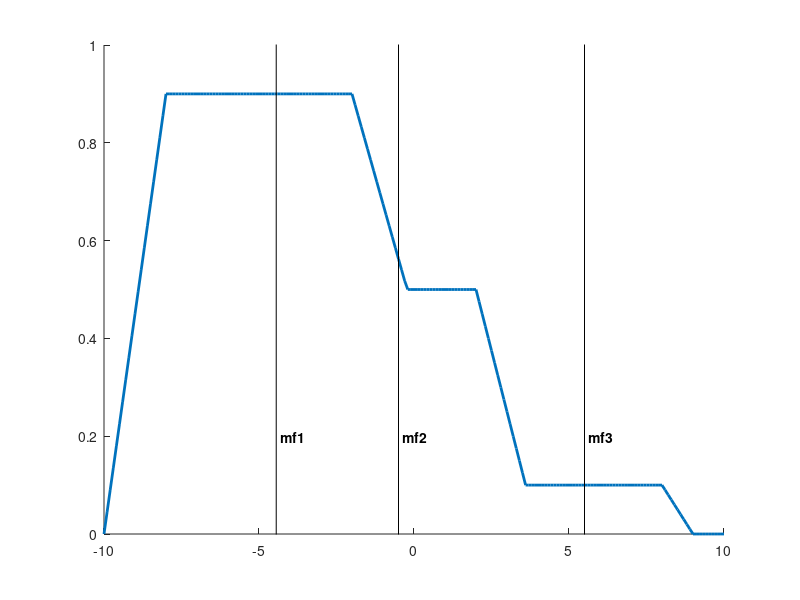

MATLAB code to generate this figure:
clc;
clear all;

x = -10:0.1:10;

mf1 = trapmf(x,[-10 -8 -2 2]);
mf2 = trapmf(x,[-5 -3 2 4]);
mf3 = trapmf(x,[2 3 8 9]);
mf = max(0.5*mf2, max(0.9*mf1, 0.1*mf3));

figure('name','defuzz');
hold on
ylim([0 1]);

plot(x, mf,'LineWidth',2); hold on

x1 = defuzz(x, mf1,'centroid'); 
h1 = line([x1 x1],[-0.2 1.2],'Color','k');
t1 = text(x1, 0.2,' mf1','FontWeight','bold');

x2 = defuzz(x, mf2,'centroid'); 
h2 = line([x2 x2],[-0.2 1.2],'Color','k');
t2 = text(x2, 0.2,' mf2','FontWeight','bold');

x3 = defuzz(x, mf3,'centroid'); 
h3 = line([x3 x3],[-0.2 1.2],'Color','k');
t3 = text(x3, 0.2,' mf3','FontWeight','bold');

